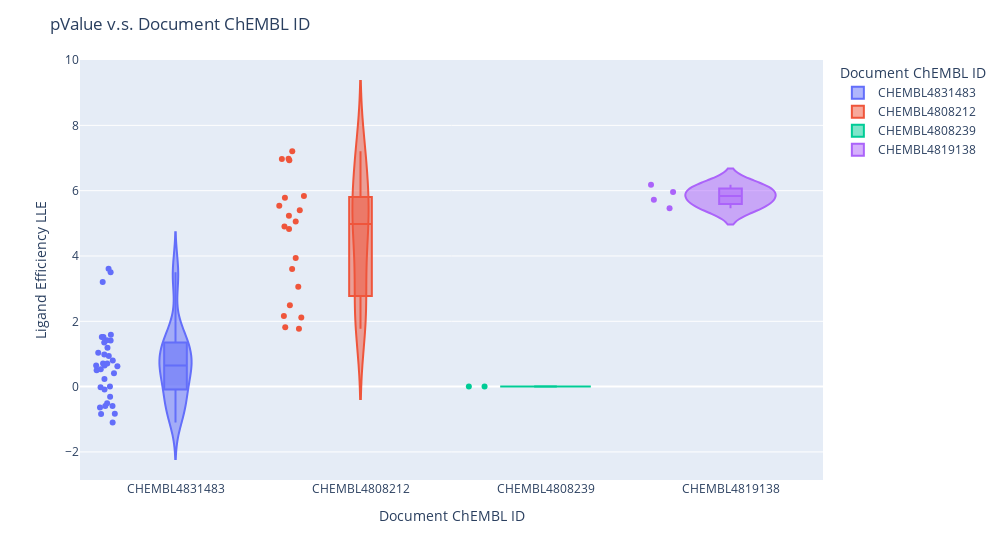

The notebook cell this image was saved under:
### Markdown cell above
### Plotly.violin

### Code cell
fig = px.violin(df,
                x='Document ChEMBL ID',
                y='Ligand Efficiency LLE',
                color='Document ChEMBL ID',
                box=True,
                points='all',
                hover_data=['Molecular Weight', 'AlogP', 'pChEMBL Value']
                )
fig.update_layout(
    title='pValue v.s. Document ChEMBL ID',
    # showlegend=False, # Legendのon/off
    width=1000,
    # height=700
    ) 

fig.show()

### Figure 1 — Plotly figure (JSON) as saved in the notebook; plotly's stock layout.template omitted (floating-point values rounded to 4 significant figures)
{"data": [{"alignmentgroup": "True", "box": {"visible": true}, "customdata": [[400.6, 5.5, 4.91], [444.2, 5.65, 5.06], [389.3, 4.68, 4.68], [449.4, 5.01, 5.72], [379.3, 4.89, 5.12], [444.2, 5.65, 5.01], [310.4, 4.14, 5.17], [444.2, 5.65, 5.14], [465.4, 6.25, 5.15], [310.4, 3.92, 5.34], [340.4, 3.6, 5.01], [402.5, 5.25, 5.66], [397.5, 3.53, 5.05], [386.5, 5.49, 5.4], [449.4, 5.01, 5.96], [296.4, 3.58, 5.17], [465.4, 6.25, 5.42], [383.5, 3.52, 5.04], [405.3, 4.35, 4.97], [602.6, 2.31, 5.51], [340.4, 3.93, 5.12], [310.4, 3.59, 4.57], [602.6, 2.31, 5.81], [602.6, 2.31, 5.92], [444.2, 5.65, 5.34], [405.3, 4.35, 5.06], [389.3, 4.68, 5.33], [310.4, 3.92, 5.27], [405.3, 4.35, 5], [364.4, 4.6, 5.1], [386.5, 5.49, 5.47], [402.5, 5.25, 5.78], [465.4, 6.25, 5.42], [405.3, 4.35, 5.15]], "hovertemplate": "Document ChEMBL ID=%{x}<br>Ligand Efficiency LLE=%{y}<br>Molecular Weight=%{customdata[0]}<br>AlogP=%{customdata[1]}<br>pChEMBL Value=%{customdata[2]}<extra></extra>", "legendgroup": "CHEMBL4831483", "marker": {"color": "#636efa"}, "name": "CHEMBL4831483", "offsetgroup": "CHEMBL4831483", "orientation": "v", "points": "all", "scalegroup": "True", "showlegend": true, "type": "violin", "x": ["CHEMBL4831483", "CHEMBL4831483", "CHEMBL4831483", "CHEMBL4831483", "CHEMBL4831483", "CHEMBL4831483", "CHEMBL4831483", "CHEMBL4831483", "CHEMBL4831483", "CHEMBL4831483", "CHEMBL4831483", "CHEMBL4831483", "CHEMBL4831483", "CHEMBL4831483", "CHEMBL4831483", "CHEMBL4831483", "CHEMBL4831483", "CHEMBL4831483", "CHEMBL4831483", "CHEMBL4831483", "CHEMBL4831483", "CHEMBL4831483", "CHEMBL4831483", "CHEMBL4831483", "CHEMBL4831483", "CHEMBL4831483", "CHEMBL4831483", "CHEMBL4831483", "CHEMBL4831483", "CHEMBL4831483", "CHEMBL4831483", "CHEMBL4831483", "CHEMBL4831483", "CHEMBL4831483"], "x0": " ", "xaxis": "x", "y": [-0.59, -0.59, 0, 0.71, 0.23, -0.64, 1.04, -0.51, -1.1, 1.42, 1.41, 0.41, 1.52, -0.09, 0.94, 1.59, -0.84, 1.52, 0.62, 3.2, 1.19, 0.98, 3.5, 3.61, -0.31, 0.71, 0.65, 1.35, 0.65, 0.5, -0.02, 0.53, -0.83, 0.8], "y0": " ", "yaxis": "y"}, {"alignmentgroup": "True", "box": {"visible": true}, "customdata": [[403.5, 1.54, 7.38], [362.5, 3.2, 5.32], [485.6, 0.54, 7.52], [572.7, 2.6, 6.54], [600.8, 3.15, 8.05], [452.6, 2.45, 7.51], [504.7, 1.78, 5.38], [362.5, 3.2, 4.97], [601.8, 1.96, 7.19], [635.8, 3.97, 7.03], [464.5, 1.86, 7.64], [485.6, 0.54, 7.47], [452.6, 2.45, 7.85], [485.6, 0.54, 7.51], [464.5, 1.86, 7.4], [472.5, 0.89, 8.1], [461.6, 3.34, 5.5], [679.9, 2.45, 4.94], [475.6, 3.59, 5.41], [452.6, 2.45, 7.28]], "hovertemplate": "Document ChEMBL ID=%{x}<br>Ligand Efficiency LLE=%{y}<br>Molecular Weight=%{customdata[0]}<br>AlogP=%{customdata[1]}<br>pChEMBL Value=%{customdata[2]}<extra></extra>", "legendgroup": "CHEMBL4808212", "marker": {"color": "#EF553B"}, "name": "CHEMBL4808212", "offsetgroup": "CHEMBL4808212", "orientation": "v", "points": "all", "scalegroup": "True", "showlegend": true, "type": "violin", "x": ["CHEMBL4808212", "CHEMBL4808212", "CHEMBL4808212", "CHEMBL4808212", "CHEMBL4808212", "CHEMBL4808212", "CHEMBL4808212", "CHEMBL4808212", "CHEMBL4808212", "CHEMBL4808212", "CHEMBL4808212", "CHEMBL4808212", "CHEMBL4808212", "CHEMBL4808212", "CHEMBL4808212", "CHEMBL4808212", "CHEMBL4808212", "CHEMBL4808212", "CHEMBL4808212", "CHEMBL4808212"], "x0": " ", "xaxis": "x", "y": [5.84, 2.12, 6.98, 3.94, 4.9, 5.06, 3.6, 1.77, 5.23, 3.06, 5.78, 6.93, 5.4, 6.97, 5.54, 7.21, 2.16, 2.49, 1.82, 4.83], "y0": " ", "yaxis": "y"}, {"alignmentgroup": "True", "box": {"visible": true}, "customdata": [[1469.0, 0, 4.24], [1469.0, 0, 4.15]], "hovertemplate": "Document ChEMBL ID=%{x}<br>Ligand Efficiency LLE=%{y}<br>Molecular Weight=%{customdata[0]}<br>AlogP=%{customdata[1]}<br>pChEMBL Value=%{customdata[2]}<extra></extra>", "legendgroup": "CHEMBL4808239", "marker": {"color": "#00cc96"}, "name": "CHEMBL4808239", "offsetgroup": "CHEMBL4808239", "orientation": "v", "points": "all", "scalegroup": "True", "showlegend": true, "type": "violin", "x": ["CHEMBL4808239", "CHEMBL4808239"], "x0": " ", "xaxis": "x", "y": [0, 0], "y0": " ", "yaxis": "y"}, {"alignmentgroup": "True", "box": {"visible": true}, "customdata": [[555.5, 0.89, 6.35], [504.5, 1.24, 6.96], [555.5, 0.89, 7.07], [504.5, 1.24, 7.2]], "hovertemplate": "Document ChEMBL ID=%{x}<br>Ligand Efficiency LLE=%{y}<br>Molecular Weight=%{customdata[0]}<br>AlogP=%{customdata[1]}<br>pChEMBL Value=%{customdata[2]}<extra></extra>", "legendgroup": "CHEMBL4819138", "marker": {"color": "#ab63fa"}, "name": "CHEMBL4819138", "offsetgroup": "CHEMBL4819138", "orientation": "v", "points": "all", "scalegroup": "True", "showlegend": true, "type": "violin", "x": ["CHEMBL4819138", "CHEMBL4819138", "CHEMBL4819138", "CHEMBL4819138"], "x0": " ", "xaxis": "x", "y": [5.46, 5.72, 6.18, 5.96], "y0": " ", "yaxis": "y"}], "layout": {"legend": {"title": {"text": "Document ChEMBL ID"}, "tracegroupgap": 0}, "margin": {"t": 60}, "title": {"text": "pValue v.s. Document ChEMBL ID"}, "violinmode": "overlay", "width": 1000, "xaxis": {"anchor": "y", "categoryarray": ["CHEMBL4831483", "CHEMBL4808212", "CHEMBL4808239", "CHEMBL4819138"], "categoryorder": "array", "domain": [0, 1], "title": {"text": "Document ChEMBL ID"}}, "yaxis": {"anchor": "x", "domain": [0, 1], "title": {"text": "Ligand Efficiency LLE"}}}}
